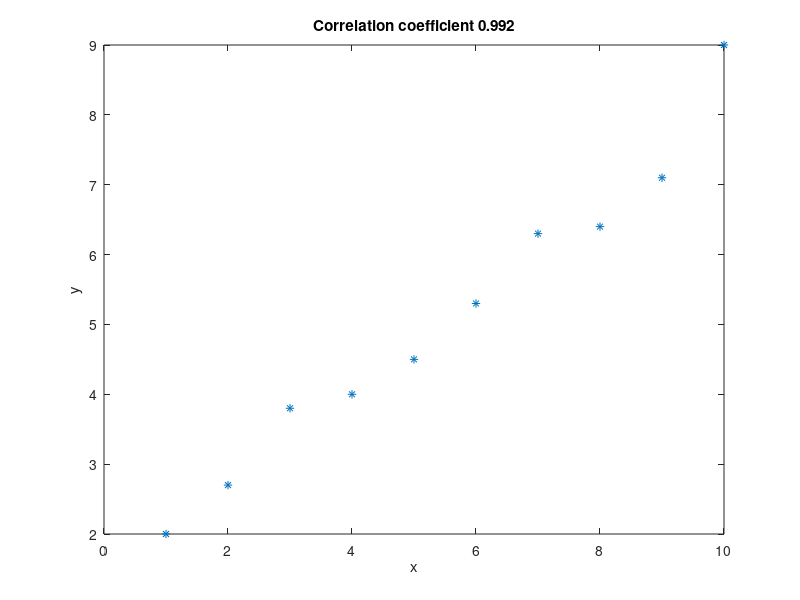

MATLAB code to generate this figure:
x = 1:10;
y = [2, 2.7, 3.8, 4, 4.5, 5.3, 6.3, 6.4, 7.1, 9];
corr = mean(mean(corrcoef(x,y)));
mytitle = sprintf('Correlation coefficient %.3f',corr);
plot(x,y,'*')
title(mytitle)
xlabel('x')
ylabel('y')